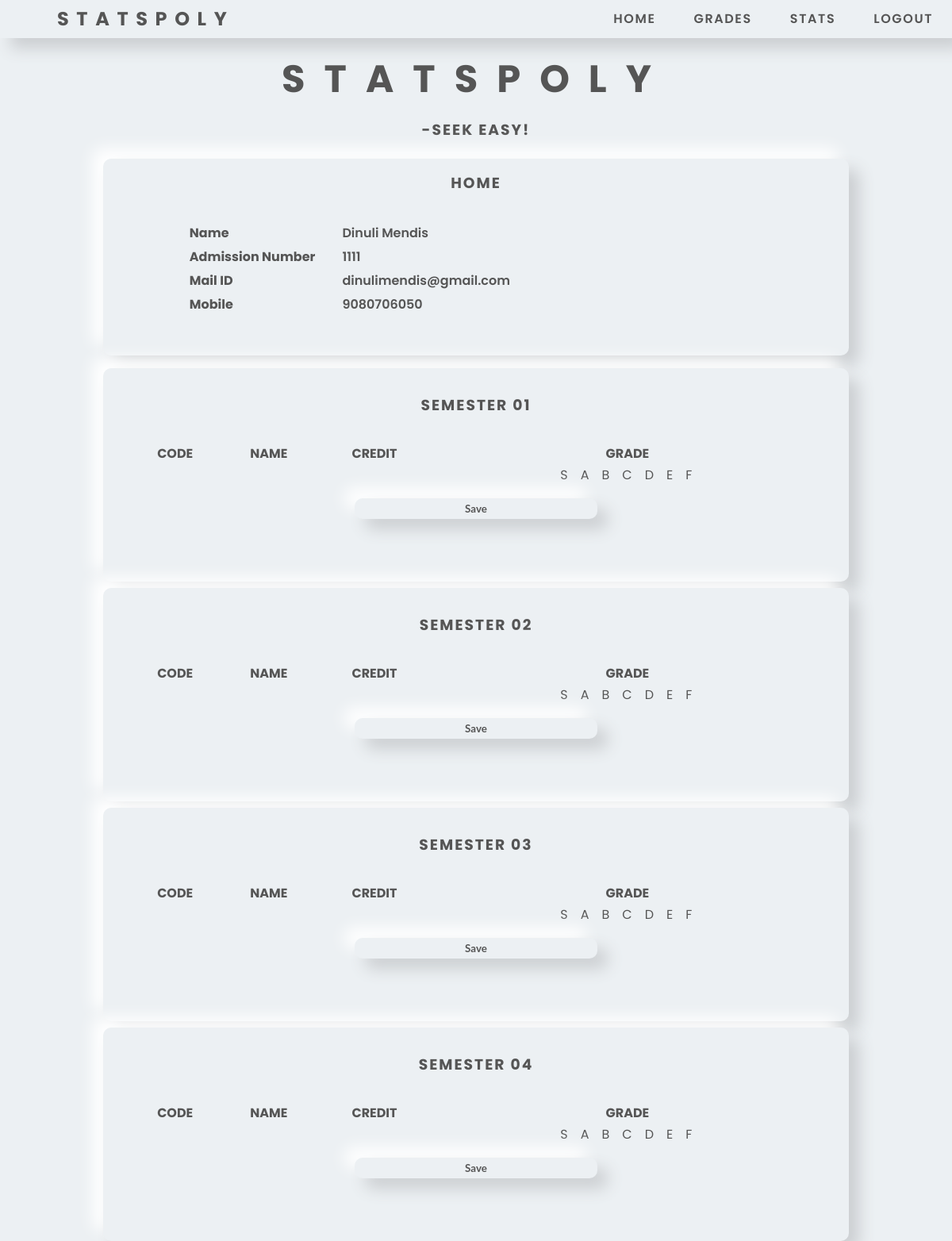
The page /student.php (signed in) on the database its author committed.
### tables this page shows
CREATE TABLE `registration` (
  `admn` smallint(4) NOT NULL,
  `name` varchar(80) NOT NULL,
  `mobile` varchar(10) NOT NULL,
  `mail` varchar(100) NOT NULL,
  `password` varchar(8) NOT NULL,
  `type` tinyint(1) NOT NULL,
  `sem` tinyint(1) NOT NULL,
  `tid` smallint(4) NOT NULL
);

### student.php (the view, shortened to what this page needs)
<?php
$hostname = "localhost";
$username = "id20504209_localhost";
$password = "@D}!g]uExvDWiJ7Z";
$database = "id20504209_statspoly";
$conn = new mysqli($hostname, $username, $password, $database);
?>
<!DOCTYPE html>
<html lang="en" dir="ltr">
	<head>
		<link rel="stylesheet" href="statspoly.css">
	</head>
	<body>
		<div class="navbar">
			<div><a href="#">STATSPOLY</a></div>
			<div><a href="index.php">LOGOUT</a></div>
			<div><a href="#stats">STATS</a></div>
			<div><a href="#grades">GRADES</a></div>
			<div><a href="#profile">HOME</a></div>
		</div>
		<div class="container">
			<h3 style="font-size: 3em; letter-spacing: 0.5em;">STATSPOLY</h3>
			<h3 style="line-height: 3em;" id="profile">-SEEK EASY!</h3>
			<div class="row" id="profile">
				<div class="card-03">
					<h3>HOME</h3>
					<div class="profile">
						<?php
						$sql="SELECT * FROM registration WHERE admn=".$_SESSION['user_admn'];
						$result = $conn->query($sql);
						$row = $result->fetch_assoc();
						echo "<table>";
						if ($result->num_rows>0){
							echo "<tr>";
							echo "<th>Name</th>";
							echo "<td>".$row['name']."</td>";
							echo "</tr>";
							echo "<tr>";
							echo "<th>Admission Number</th>";
							echo "<td>".$row['admn']."</td>";
							echo "</tr>";
							echo "<tr>";
							echo "<th>Mail ID</th>";
							echo "<td>".$row['mail']."</td>";
							echo "</tr>";
							echo "<tr>";
							echo "<th id='grades'>Mobile</th>";
							echo "<td>".$row['mobile']."</td>";
							echo "</tr>";
						}
						echo "</table>";
						?>
					</div>
				</div>
			</div>
			<?php
			$max_query = "SELECT MAX(sem) AS max_value FROM subjects";
			$result = $conn->query($max_query);
			$row = $result->fetch_assoc();
			$max_value = $row['max_value'];
			for($i=1; $i<=$max_value; $i++){
				echo"<div class='card-03' style='padding: 2em;'>";
				echo"<h3>SEMESTER 0$i</h3>";
				echo"<form method=POST style='margin: 2em auto;'>";
				echo"<table style='width: 100%; margin: 0 auto; border=0;'>";
				echo"<tr><th>CODE</th><th>NAME</th><th>CREDIT</th><th colspan='7'>GRADE</th></tr>";
				echo"<tr><td></td><td></td><td></td><td style='letter-spacing: 1em; padding-left: 0.8em;'>SABCDEF</td>";
				echo "</table>";
				echo "<input type='submit' class='btn-ppt' name='sem$i' value='Save'>";
				echo "</form>";
				echo"</div>";
			}
			?>
		</div>
	</body>
</html>

### statspoly.css (style rules this page uses)
* { margin: 0; padding: 0; outline: none; border: none; color: #555; background-color: #ecf0f3; text-decoration: none; box-sizing: border-box; font-family: "Poppins", sans-serif; }
body { margin: 0; padding: 0; height: 100vh; background-color: #ecf0f3; }
.navbar { overflow: hidden; top: 0; left: 0; height: 3em; line-height: 3em; width: 100%; position: fixed; z-index: 9999; box-shadow: 13px 13px 20px #cbced1, -13px -13px 20px #fff; }
.navbar div { float: right; font-weight: 600; letter-spacing: 0.1em; padding: 0 1.5em; }
.navbar div:first-child { float: left; font-weight: bolder; letter-spacing: 0.4em; font-size: 1.5em; padding-left: 3em; }
.container { margin: 20px; margin-top: 4em; }
.row { width: 100%; display: flex; justify-content: center; flex-wrap: wrap; }
.card-03 { position: relative; flex: 1; text-align: center; max-width: 940px; height: auto; margin: 0.5em auto; padding: 1em; border-radius: 10px; background-color: #ecf0f3; box-shadow: 13px 13px 20px #cbced1, -13px -13px 20px #fff; }
.btn-ppt { width: 35%; outline: none; border: none; cursor: pointer; border-radius: 10px; padding: 5px 20px; margin: 15px auto; text-align: center; font-weight: 700; font-family: "Lato", sans-serif; color: #555; background-color: #ecf0f3; box-shadow: 13px 13px 20px #cbced1, -13px -13px 20px #fff; }
h3 { letter-spacing: 2px; text-align: center; }
.profile { width: 80%; margin: 2em auto; }
.profile table { text-align: left; }
.profile table tr td { padding: 0.1em 0 0.1em 2em; font-size: 1em; font-weight: 600; }

### rows shown on the page
registration: name "Dinuli Mendis", admn "1111", mail "dinulimendis@gmail.com", mobile "9080706050"
